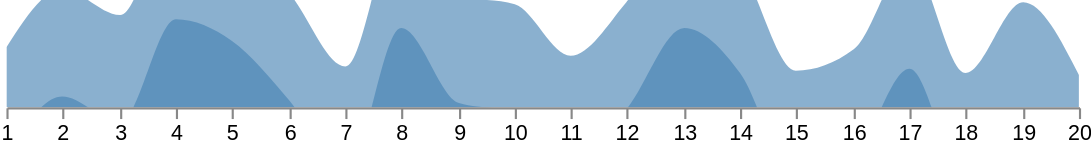

Specify this chart in Vega-Lite:
### Vega specification from a JSON file in a GitHub repository (floating-point values rounded to 4 significant figures)
{"$schema": "https://vega.github.io/schema/vega/v6.json", "width": 500, "height": 50, "signals": [{"name": "layers", "value": 2, "on": [{"events": "mousedown!", "update": "1 + (layers % 4)"}]}, {"name": "vheight", "update": "height * layers"}, {"name": "opacity", "update": "pow(layers, -2/3)"}], "data": [{"name": "layer_indices", "values": [0, 1, 2, 3], "transform": [{"type": "filter", "expr": "datum.data < layers"}, {"type": "formula", "expr": "datum.data * -height", "as": "offset"}]}, {"name": "table", "values": [{"x": 1, "y": 28}, {"x": 2, "y": 55}, {"x": 3, "y": 43}, {"x": 4, "y": 91}, {"x": 5, "y": 81}, {"x": 6, "y": 53}, {"x": 7, "y": 19}, {"x": 8, "y": 87}, {"x": 9, "y": 52}, {"x": 10, "y": 48}, {"x": 11, "y": 24}, {"x": 12, "y": 49}, {"x": 13, "y": 87}, {"x": 14, "y": 66}, {"x": 15, "y": 17}, {"x": 16, "y": 27}, {"x": 17, "y": 68}, {"x": 18, "y": 16}, {"x": 19, "y": 49}, {"x": 20, "y": 15}]}], "scales": [{"name": "x", "type": "linear", "range": "width", "zero": false, "round": true, "domain": {"data": "table", "field": "x"}}, {"name": "y", "type": "linear", "range": [{"signal": "vheight"}, 0], "nice": true, "zero": true, "domain": {"data": "table", "field": "y"}}], "axes": [{"orient": "bottom", "scale": "x", "tickCount": 20, "zindex": 1}], "marks": [{"type": "group", "encode": {"update": {"width": {"field": {"group": "width"}}, "height": {"field": {"group": "height"}}, "clip": {"value": true}}}, "marks": [{"type": "group", "from": {"data": "layer_indices"}, "encode": {"update": {"y": {"field": "offset"}}}, "marks": [{"type": "area", "from": {"data": "table"}, "encode": {"enter": {"interpolate": {"value": "monotone"}, "x": {"scale": "x", "field": "x"}, "fill": {"value": "steelblue"}}, "update": {"y": {"scale": "y", "field": "y"}, "y2": {"scale": "y", "value": 0}, "fillOpacity": {"signal": "opacity"}}}}]}]}]}
